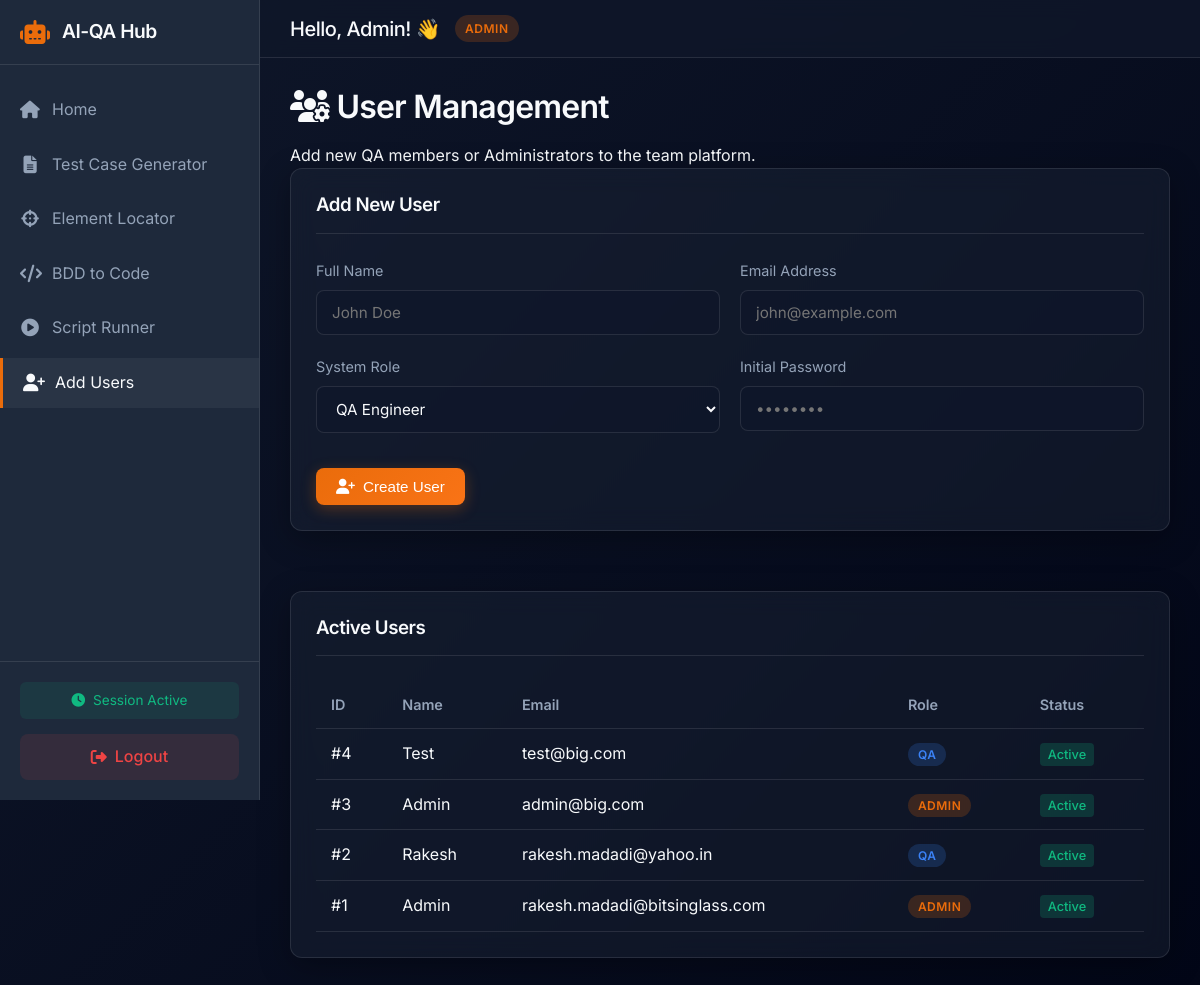
The page /admin/add-user (signed in) on the database its author committed.
### tables this page shows
CREATE TABLE users (
                    id INTEGER PRIMARY KEY AUTOINCREMENT,
                    name TEXT,
                    email TEXT UNIQUE,
                    role TEXT,
                    password TEXT,
                    verified INTEGER
                );

### app.py (the view)
        def decorated_function(*args, **kwargs):
            if 'user_id' not in session:
                flash('Please log in to access this page.', 'warning')
                return redirect(url_for('login'))
            if role and session.get('user_role', '').lower() != role.lower() and session.get('user_role', '').lower() != 'admin':
                flash('You do not have permission to access that page.', 'error')
                return redirect(url_for('home'))
            return f(*args, **kwargs)

### app.py (called while the page is built, shortened)
@app.context_processor
def inject_user():
    return dict(
        user_name=session.get('user_name', 'Guest'),
        user_role=session.get('user_role', 'guest').lower()
    )

def login_required(role=None):
    def wrapper(f):
        def decorated_function(*args, **kwargs):
            if 'user_id' not in session:
                flash('Please log in to access this page.', 'warning')
                return redirect(url_for('login'))
            if role and session.get('user_role', '').lower() != role.lower() and session.get('user_role', '').lower() != 'admin':
                flash('You do not have permission to access that page.', 'error')
                return redirect(url_for('home'))
            return f(*args, **kwargs)
        decorated_function.__name__ = f.__name__
        return decorated_function
    return wrapper

@app.route('/admin/add-user', methods=['GET', 'POST'])
@login_required(role='admin')
def add_user():
    users = fetch_data("SELECT id, name, email, role, verified FROM users ORDER BY id DESC")
    return render_template('add_user.html', users=users)

### db/app_db.py (called while the page is built)
def get_db():
    conn = sqlite3.connect(DB_PATH)
    conn.row_factory = sqlite3.Row
    return conn

def execute_query(query, params=None):
    try:
        with get_db() as conn:
            cursor = conn.cursor()
            cursor.execute(query, params or [])
            rows = cursor.fetchall()
            return [dict(row) for row in rows]
    except Exception as e:
        print(f"Error executing query: {e}")
        return []

def fetch_data(query, params=None):
    return execute_query(query, params)

### templates/add_user.html (shortened to what this page needs)
{% extends "base.html" %}
{% block content %}
<div class="page-header">
    <h1><i class="fas fa-users-cog"></i> User Management</h1>
    <p>Add new QA members or Administrators to the team platform.</p>
</div>
<div class="management-layout">
    <div class="form-panel glassmorphism">
        <h3>Add New User</h3>
        <hr>
        <form method="POST" action="{{ url_for('add_user') }}">
            <div class="form-group row">
                <div class="col">
                    <label for="name">Full Name</label>
                    <input type="text" id="name" name="name" required placeholder="John Doe">
                </div>
                <div class="col">
                    <label for="email">Email Address</label>
                    <input type="email" id="email" name="email" required placeholder="john@example.com">
                </div>
            </div>
            <div class="form-group row">
                <div class="col">
                    <label for="role">System Role</label>
                    <select id="role" name="role">
                        <option value="QA">QA Engineer</option>
                    </select>
                </div>
                <div class="col">
                    <label for="password">Initial Password</label>
                    <input type="password" id="password" name="password" required placeholder="••••••••">
                </div>
            </div>
            <button type="submit" class="btn btn-primary mt-3">
                <i class="fas fa-user-plus"></i> Create User
            </button>
        </form>
    </div>
    <div class="table-panel glassmorphism mt-4">
        <h3>Active Users</h3>
        <hr>
        <div class="table-responsive">
            <table class="data-table">
                <thead>
                    <tr>
                        <th>ID</th>
                        <th>Name</th>
                        <th>Email</th>
                        <th>Role</th>
                        <th>Status</th>
                    </tr>
                </thead>
                <tbody>
                    {% for u in users %}
                    <tr>
                        <td>#{{ u.id }}</td>
                        <td>{{ u.name }}</td>
                        <td>{{ u.email }}</td>
                        <td><span class="role-badge role-{{ u.role.lower() }}">{{ u.role }}</span></td>
                        <td>
                            {% if u.verified == 1 %}
                                <span class="status-badge success">Active</span>
                            {% elif u.verified == 0 %}
                                <span class="status-badge warning">Pending</span>
                            {% else %}
                                <span class="status-badge error">Disabled</span>
                            {% endif %}
                        </td>
                    </tr>
                    {% else %}
                    <tr>
                        <td colspan="5" class="text-center">No users found.</td>
                    </tr>
                    {% endfor %}
                </tbody>
            </table>
        </div>
    </div>
</div>
{% endblock %}

### templates/base.html (shortened to what this page needs)
<!DOCTYPE html>
<html lang="en">
<head>
    <link rel="stylesheet" href="https://cdnjs.cloudflare.com/ajax/libs/font-awesome/6.4.0/css/all.min.css">
    <link rel="stylesheet" href="{{ url_for('static', filename='css/style.css') }}">
</head>
<body class="{% if not session.get('user_id') %}login-bg{% else %}app-bg{% endif %} dark-theme">
    {% if session.get('user_id') %}
    <div class="app-layout">
        {% include 'partials/sidebar.html' %}
        <main class="main-content">
            <header class="top-header">
                <div class="user-greeting">
                    <h2>Hello, {{ user_name }}! 👋</h2>
                    <span class="role-badge role-{{ user_role }}">{{ user_role|title }}</span>
                </div>
            </header>
            <div class="content-wrapper">
                {% block content %}{% endblock %}
            </div>
        </main>
    </div>
    {% endif %}
</body>
</html>

### templates/partials/sidebar.html
<aside class="sidebar">
    <div class="sidebar-header">
        <div class="logo">
            <i class="fas fa-robot logo-icon"></i>
            <h2>AI-QA Hub</h2>
        </div>
    </div>
    <nav class="sidebar-nav">
        <ul>
            <li>
                <a href="{{ url_for('home') }}" class="{% if request.endpoint == 'home' %}active{% endif %}">
                    <i class="fas fa-home"></i> <span>Home</span>
                </a>
            </li>
            {% if user_role in ['qa', 'admin'] %}
            <li>
                <a href="{{ url_for('test_case_generator') }}" class="{% if request.endpoint == 'test_case_generator' %}active{% endif %}">
                    <i class="fas fa-file-alt"></i> <span>Test Case Generator</span>
                </a>
            </li>
            <li>
                <a href="#" onclick="launchElementLocator(); return false;" class="{% if request.endpoint == 'launch_element_locator' %}active{% endif %}">
                    <i class="fas fa-crosshairs"></i> <span>Element Locator</span>
                </a>
            </li>
            <li>
                <a href="{{ url_for('bdd_to_code') }}" class="{% if request.endpoint == 'bdd_to_code' %}active{% endif %}">
                    <i class="fas fa-code"></i> <span>BDD to Code</span>
                </a>
            </li>
            <li>
                <a href="{{ url_for('script_runner') }}" class="{% if request.endpoint == 'script_runner' %}active{% endif %}">
                    <i class="fas fa-play-circle"></i> <span>Script Runner</span>
                </a>
            </li>
            {% endif %}
            {% if user_role == 'admin' %}
            <li>
                <a href="{{ url_for('add_user') }}" class="{% if request.endpoint == 'add_user' %}active{% endif %}">
                    <i class="fas fa-user-plus"></i> <span>Add Users</span>
                </a>
            </li>
            {% endif %}
        </ul>
    </nav>
    <div class="sidebar-footer">
        <div class="session-info">
            <i class="fas fa-clock"></i>
            <span id="sessionTimer">Session Active</span>
        </div>
        <a href="{{ url_for('logout') }}" class="btn-logout">
            <i class="fas fa-sign-out-alt"></i> Logout
        </a>
    </div>
</aside>

### static/css/style.css (style rules this page uses)
:root { --bg-primary: #0f172a; --bg-secondary: #1e293b; --bg-overlay: rgba(30, 41, 59, 0.7); --bg-card: rgba(30, 41, 59, 0.4); --text-primary: #f8fafc; --text-secondary: #94a3b8; --accent-primary: #ea6c0b; --accent-secondary: #f97316; --accent-glow: rgba(234, 108, 11, 0.3); --success: #10b981; --error: #ef4444; --warning: #f59e0b; --info: #3b82f6; --glass-border: rgba(255, 255, 255, 0.1); --glass-shadow: 0 8px 32px 0 rgba(0, 0, 0, 0.3); --transition: all 0.3s cubic-bezier(0.4, 0, 0.2, 1); --border-radius: 12px; }
* { margin: 0; padding: 0; box-sizing: border-box; }
body { font-family: 'Inter', -apple-system, BlinkMacSystemFont, sans-serif; background: linear-gradient(135deg, var(--bg-primary) 0%, #020617 100%); color: var(--text-primary); min-height: 100vh; line-height: 1.6; overflow-x: hidden; }
h1, h2, h3, h4, h5, h6 { font-weight: 600; line-height: 1.2; margin-bottom: 1rem; letter-spacing: -0.025em; }
a { color: var(--accent-primary); text-decoration: none; transition: var(--transition); }
.glassmorphism { background: var(--bg-card); backdrop-filter: blur(12px); -webkit-backdrop-filter: blur(12px); border: 1px solid var(--glass-border); border-radius: var(--border-radius); box-shadow: var(--glass-shadow); }
.btn { display: inline-flex; align-items: center; justify-content: center; gap: 8px; padding: 10px 20px; border-radius: 8px; font-weight: 500; cursor: pointer; transition: var(--transition); border: none; font-size: 0.95rem; }
.btn-primary { background: linear-gradient(135deg, var(--accent-primary), var(--accent-secondary)); color: white; box-shadow: 0 4px 15px var(--accent-glow); }
.form-group { margin-bottom: 1.5rem; }
.form-group label { display: block; margin-bottom: 0.5rem; font-size: 0.9rem; color: var(--text-secondary); }
input[type="text"], input[type="email"], input[type="password"], select, textarea { width: 100%; padding: 12px 15px; background: rgba(15, 23, 42, 0.6); border: 1px solid var(--glass-border); border-radius: 8px; color: var(--text-primary); font-family: inherit; font-size: 0.95rem; transition: var(--transition); }
.app-layout { display: flex; min-height: 100vh; }
.sidebar { width: 260px; background: var(--bg-secondary); border-right: 1px solid var(--glass-border); display: flex; flex-direction: column; position: fixed; height: 100vh; z-index: 100; }
.sidebar-header { padding: 20px; border-bottom: 1px solid var(--glass-border); }
.logo { display: flex; align-items: center; gap: 12px; }
.logo-icon { font-size: 1.5rem; color: var(--accent-primary); }
.logo h2 { margin: 0; font-size: 1.2rem; }
.sidebar-nav { flex: 1; padding: 20px 0; overflow-y: auto; }
.sidebar-nav ul { list-style: none; }
.sidebar-nav li { margin-bottom: 5px; }
.sidebar-nav a { display: flex; align-items: center; gap: 12px; padding: 12px 20px; color: var(--text-secondary); transition: var(--transition); }
.sidebar-nav a:hover, .sidebar-nav a.active { background: rgba(255,255,255,0.05); color: var(--text-primary); border-left: 3px solid var(--accent-primary); }
.sidebar-nav a i { font-size: 1.1rem; width: 20px; text-align: center; }
.sidebar-footer { padding: 20px; border-top: 1px solid var(--glass-border); }
.session-info { background: rgba(16, 185, 129, 0.1); color: var(--success); padding: 8px 12px; border-radius: 6px; font-size: 0.85rem; display: flex; align-items: center; gap: 8px; margin-bottom: 15px; justify-content: center; }
.btn-logout { display: flex; align-items: center; justify-content: center; gap: 8px; width: 100%; padding: 10px; background: rgba(239, 68, 68, 0.1); color: var(--error); border-radius: 8px; font-weight: 500; }
.main-content { flex: 1; margin-left: 260px; display: flex; flex-direction: column; }
.top-header { background: var(--bg-primary); background: rgba(15, 23, 42, 0.8); backdrop-filter: blur(10px); border-bottom: 1px solid var(--glass-border); padding: 15px 30px; display: flex; justify-content: space-between; align-items: center; position: sticky; top: 0; z-index: 90; }
.user-greeting { display: flex; align-items: center; gap: 15px; }
.user-greeting h2 { margin: 0; font-size: 1.25rem; font-weight: 500; }
.role-badge { padding: 4px 10px; border-radius: 20px; font-size: 0.75rem; font-weight: 600; text-transform: uppercase; letter-spacing: 0.5px; }
.role-qa { background: rgba(59, 130, 246, 0.2); color: var(--info); }
.role-admin { background: rgba(234, 108, 11, 0.2); color: var(--accent-primary); }
.content-wrapper { padding: 30px; flex: 1; max-width: 1400px; width: 100%; margin: 0 auto; }

### rows shown on the page
users: id "4", name "Test", email "test@big.com", role "QA", verified "Active"
users: id "3", name "Admin", email "admin@big.com", role "ADMIN", verified "Active"
users: id "2", name "Rakesh", email "rakesh.madadi@yahoo.in", role "QA", verified "Active"
users: id "1", name "Admin", email "rakesh.madadi@bitsinglass.com", role "ADMIN", verified "Active"

### other values the page prints
{{ user_name }} "Admin"
{{ user_role|title }} "ADMIN"
